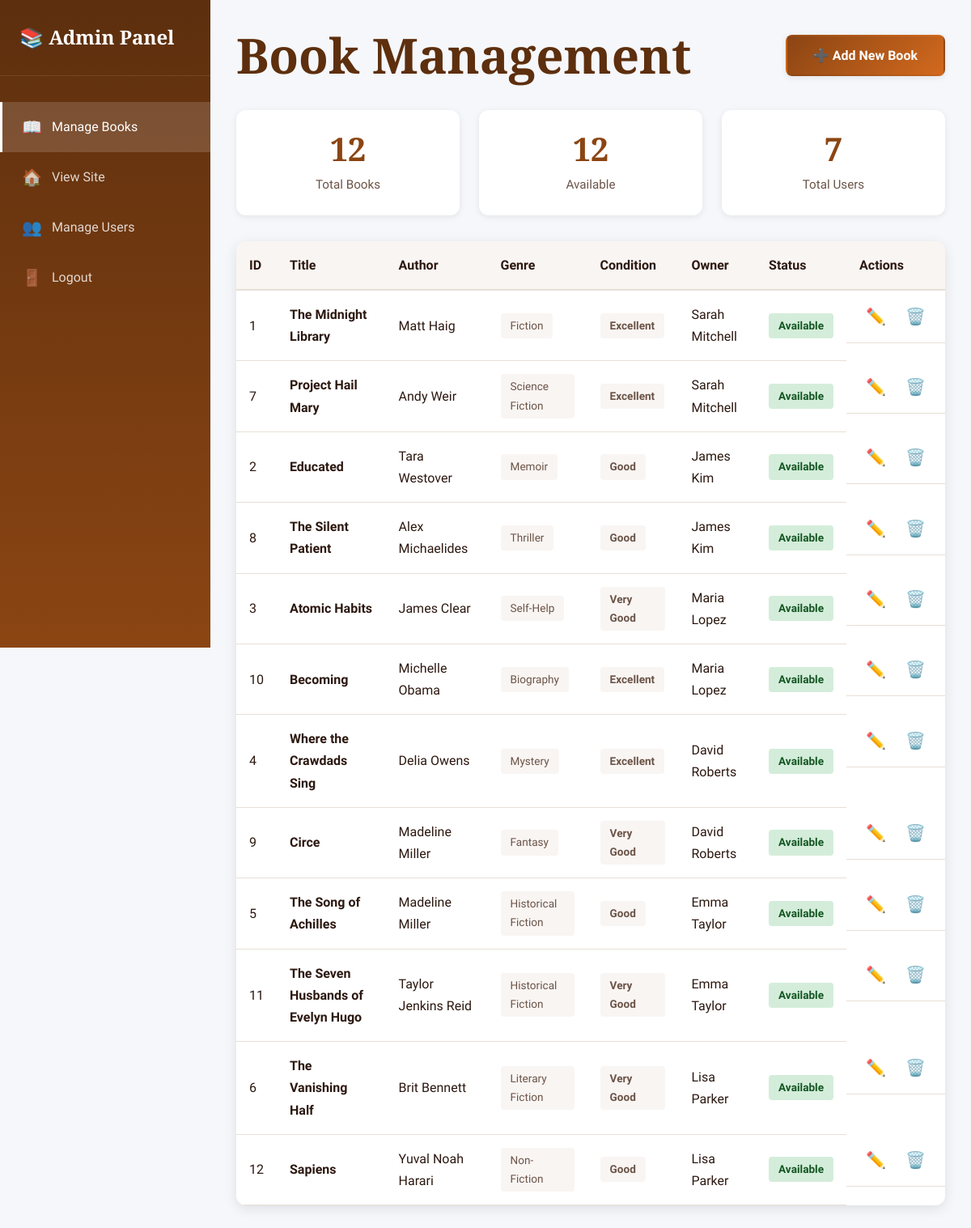
The app's page /admin/index.php with its own data.
### tables this page shows
CREATE TABLE books (
    book_id INT AUTO_INCREMENT PRIMARY KEY,
    user_id INT NOT NULL,
    title VARCHAR(255) NOT NULL,
    author VARCHAR(150) NOT NULL,
    isbn VARCHAR(13),
    genre VARCHAR(50) NOT NULL,
    book_condition ENUM('Excellent', 'Very Good', 'Good', 'Fair') NOT NULL,
    description TEXT,
    exchange_preference VARCHAR(255),
    location VARCHAR(100),
    cover_color VARCHAR(50) DEFAULT '#667eea',
    is_available BOOLEAN DEFAULT TRUE,
    created_at TIMESTAMP DEFAULT CURRENT_TIMESTAMP,
    updated_at TIMESTAMP DEFAULT CURRENT_TIMESTAMP ON UPDATE CURRENT_TIMESTAMP,
    FOREIGN KEY (user_id) REFERENCES users(user_id) ON DELETE CASCADE,
    INDEX idx_genre (genre),
    INDEX idx_condition (book_condition),
    INDEX idx_location (location),
    INDEX idx_available (is_available)
);

CREATE TABLE users (
    user_id INT AUTO_INCREMENT PRIMARY KEY,
    username VARCHAR(50) NOT NULL UNIQUE,
    email VARCHAR(100) NOT NULL UNIQUE,
    password_hash VARCHAR(255) NOT NULL,
    full_name VARCHAR(100) NOT NULL,
    phone VARCHAR(20),
    location VARCHAR(100),
    created_at TIMESTAMP DEFAULT CURRENT_TIMESTAMP,
    updated_at TIMESTAMP DEFAULT CURRENT_TIMESTAMP ON UPDATE CURRENT_TIMESTAMP,
    is_active BOOLEAN DEFAULT TRUE,
    INDEX idx_email (email),
    INDEX idx_username (username)
);

### admin/index.php (the view, shortened to what this page needs)
<?php
$conn = getDatabaseConnection();
$sql = "SELECT b.*, u.full_name as owner_name, u.email as owner_email
        FROM books b
        JOIN users u ON b.user_id = u.user_id
        ORDER BY b.created_at DESC";
$result = $conn->query($sql);
$allBooks = [];
while ($row = $result->fetch_assoc()) {
    $allBooks[] = $row;
}
$sql = "SELECT user_id, full_name, email FROM users WHERE is_active = TRUE ORDER BY full_name";
$result = $conn->query($sql);
$users = [];
while ($row = $result->fetch_assoc()) {
    $users[] = $row;
}
?>
<!DOCTYPE html>
<html lang="en">
<head>
    <link rel="stylesheet" href="../css/styles.css">
    <link rel="stylesheet" href="admin-styles.css">
</head>
<body class="admin-body">
    <div class="admin-container">
        <aside class="admin-sidebar">
            <div class="admin-logo">
                <h2>📚 Admin Panel</h2>
            </div>
            <nav class="admin-nav">
                <a href="index.php" class="admin-nav-link active">
                    <span class="nav-icon">📖</span>
                    Manage Books
                </a>
                <a href="../index.php" class="admin-nav-link">
                    <span class="nav-icon">🏠</span>
                    View Site
                </a>
                <a href="#" class="admin-nav-link" onclick="alert('Coming in Module 4');">
                    <span class="nav-icon">👥</span>
                    Manage Users
                </a>
                <a href="#" class="admin-nav-link" onclick="alert('Coming in Module 4');">
                    <span class="nav-icon">🚪</span>
                    Logout
                </a>
            </nav>
        </aside>
        <main class="admin-main">
            <header class="admin-header">
                <h1>Book Management</h1>
                <button class="btn btn-primary" onclick="openAddModal()">
                    <span>➕</span> Add New Book
                </button>
            </header>
            <div class="admin-stats">
                <div class="stat-box">
                    <h3><?php echo count($allBooks); ?></h3>
                    <p>Total Books</p>
                </div>
                <div class="stat-box">
                    <h3><?php echo count(array_filter($allBooks, function($b) { return $b['is_available']; })); ?></h3>
                    <p>Available</p>
                </div>
                <div class="stat-box">
                    <h3><?php echo count($users); ?></h3>
                    <p>Total Users</p>
                </div>
            </div>
            <div class="admin-table-container">
                <table class="admin-table">
                    <thead>
                        <tr>
                            <th>ID</th>
                            <th>Title</th>
                            <th>Author</th>
                            <th>Genre</th>
                            <th>Condition</th>
                            <th>Owner</th>
                            <th>Status</th>
                            <th>Actions</th>
                        </tr>
                    </thead>
                    <tbody>
                        <?php foreach ($allBooks as $book): ?>
                        <tr>
                            <td><?php echo $book['book_id']; ?></td>
                            <td><strong><?php echo htmlspecialchars($book['title']); ?></strong></td>
                            <td><?php echo htmlspecialchars($book['author']); ?></td>
                            <td><span class="badge"><?php echo htmlspecialchars($book['genre']); ?></span></td>
                            <td><span class="badge badge-condition"><?php echo htmlspecialchars($book['book_condition']); ?></span></td>
                            <td><?php echo htmlspecialchars($book['owner_name']); ?></td>
                            <td>
                                <span class="status-badge <?php echo $book['is_available'] ? 'status-available' : 'status-unavailable'; ?>">
                                    <?php echo $book['is_available'] ? 'Available' : 'Unavailable'; ?>
                                </span>
                            </td>
                            <td class="actions">
                                <button class="btn-icon btn-edit" onclick='editBook(<?php echo json_encode($book); ?>)' title="Edit">
                                    ✏️
                                </button>
                                <button class="btn-icon btn-delete" onclick="deleteBookConfirm(<?php echo $book['book_id']; ?>, '<?php echo htmlspecialchars($book['title'], ENT_QUOTES); ?>')" title="Delete">
                                    🗑️
                                </button>
                            </td>
                        </tr>
                        <?php endforeach; ?>
                    </tbody>
                </table>
            </div>
        </main>
    </div>
</body>
</html>

### css/styles.css (style rules this page uses)
* { margin: 0; padding: 0; box-sizing: border-box; }
:root { --color-primary: #8B4513; --color-primary-dark: #5d2f0e; --color-primary-light: #a0623a; --color-secondary: #D2691E; --color-accent: #CD853F; --color-bg-main: #faf8f5; --color-bg-card: #ffffff; --color-bg-overlay: rgba(139, 69, 19, 0.05); --color-text-primary: #2c1810; --color-text-secondary: #6b5447; --color-text-muted: #9b8578; --color-border: #e8dfd5; --color-border-focus: #8B4513; --color-success: #2d6a4f; --color-error: #c1121f; --color-warning: #ff9f1c; --font-display: 'Playfair Display', Georgia, serif; --font-body: 'Source Sans 3', -apple-system, BlinkMacSystemFont, sans-serif; --spacing-xs: 0.5rem; --spacing-sm: 1rem; --spacing-md: 1.5rem; --spacing-lg: 2.5rem; --spacing-xl: 4rem; --radius-sm: 4px; --radius-md: 8px; --radius-lg: 12px; --shadow-sm: 0 2px 8px rgba(0, 0, 0, 0.08); --shadow-md: 0 4px 16px rgba(0, 0, 0, 0.1); --shadow-lg: 0 8px 32px rgba(0, 0, 0, 0.12); --transition-fast: 150ms ease; --transition-normal: 250ms ease; --transition-slow: 350ms ease; }
body { font-family: var(--font-body); font-size: 16px; line-height: 1.7; color: var(--color-text-primary); background-color: var(--color-bg-main); -webkit-font-smoothing: antialiased; -moz-osx-font-smoothing: grayscale; }
a { color: var(--color-primary); text-decoration: none; transition: color var(--transition-fast); }
h1, h2, h3, h4, h5, h6 { font-family: var(--font-display); font-weight: 600; line-height: 1.2; margin-bottom: var(--spacing-sm); }
h1 { font-size: clamp(2.5rem, 5vw, 4rem); font-weight: 700; }
h2 { font-size: clamp(2rem, 4vw, 3rem); }
h3 { font-size: clamp(1.5rem, 3vw, 2rem); }
p { margin-bottom: var(--spacing-sm); }
.btn { display: inline-block; padding: 0.875rem 2rem; font-family: var(--font-body); font-size: 1rem; font-weight: 600; text-align: center; border-radius: var(--radius-md); cursor: pointer; transition: all var(--transition-normal); border: 2px solid transparent; text-decoration: none; }
.btn-primary { background: linear-gradient(135deg, var(--color-primary) 0%, var(--color-secondary) 100%); color: white; box-shadow: var(--shadow-sm); }

### records on screen
books: book_id "1", title "The Midnight Library", author "Matt Haig", genre "Fiction", book_condition "Excellent", user.full_name "Sarah Mitchell", is_available "Available"
books: book_id "7", title "Project Hail Mary", author "Andy Weir", genre "Science Fiction", book_condition "Excellent", user.full_name "Sarah Mitchell", is_available "Available"
books: book_id "2", title "Educated", author "Tara Westover", genre "Memoir", book_condition "Good", user.full_name "James Kim", is_available "Available"
books: book_id "8", title "The Silent Patient", author "Alex Michaelides", genre "Thriller", book_condition "Good", user.full_name "James Kim", is_available "Available"
books: book_id "3", title "Atomic Habits", author "James Clear", genre "Self-Help", book_condition "Very Good", user.full_name "Maria Lopez", is_available "Available"
books: book_id "10", title "Becoming", author "Michelle Obama", genre "Biography", book_condition "Excellent", user.full_name "Maria Lopez", is_available "Available"
books: book_id "4", title "Where the Crawdads Sing", author "Delia Owens", genre "Mystery", book_condition "Excellent", user.full_name "David Roberts", is_available "Available"
books: book_id "9", title "Circe", author "Madeline Miller", genre "Fantasy", book_condition "Very Good", user.full_name "David Roberts", is_available "Available"
books: book_id "5", title "The Song of Achilles", author "Madeline Miller", genre "Historical Fiction", book_condition "Good", user.full_name "Emma Taylor", is_available "Available"
books: book_id "11", title "The Seven Husbands of Evelyn Hugo", author "Taylor Jenkins Reid", genre "Historical Fiction", book_condition "Very Good", user.full_name "Emma Taylor", is_available "Available"
books: book_id "6", title "The Vanishing Half", author "Brit Bennett", genre "Literary Fiction", book_condition "Very Good", user.full_name "Lisa Parker", is_available "Available"
books: book_id "12", title "Sapiens", author "Yuval Noah Harari", genre "Non-Fiction", book_condition "Good", user.full_name "Lisa Parker", is_available "Available"

### other values on screen
count($allBooks) "12"
count($users) "7"
